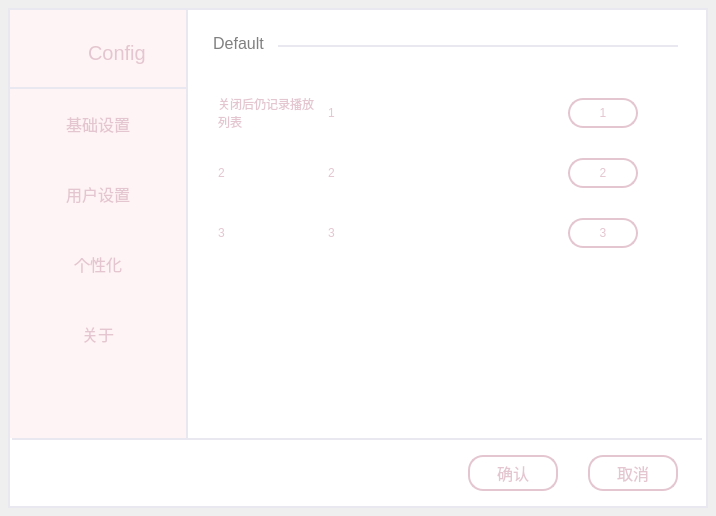
<?xml version="1.0" encoding="UTF-8"?>
<ui version="4.0">
 <class>Form</class>
 <widget class="QWidget" name="Form">
  <property name="windowModality">
   <enum>Qt::ApplicationModal</enum>
  </property>
  <property name="geometry">
   <rect>
    <x>0</x>
    <y>0</y>
    <width>716</width>
    <height>516</height>
   </rect>
  </property>
  <property name="windowTitle">
   <string>Config</string>
  </property>
  <property name="styleSheet">
   <string notr="true">background-color:{rgb(255,255,255,0)}</string>
  </property>
  <widget class="QWidget" name="widget" native="true">
   <property name="geometry">
    <rect>
     <x>8</x>
     <y>8</y>
     <width>700</width>
     <height>500</height>
    </rect>
   </property>
   <property name="styleSheet">
    <string notr="true">background:white;
border-style:solid;
border-width:2px;
border-color:#e9e7ef</string>
   </property>
   <widget class="Line" name="line">
    <property name="geometry">
     <rect>
      <x>4</x>
      <y>430</y>
      <width>690</width>
      <height>2</height>
     </rect>
    </property>
    <property name="styleSheet">
     <string notr="true">background-color: rgb(223, 223, 223);</string>
    </property>
    <property name="frameShadow">
     <enum>QFrame::Raised</enum>
    </property>
    <property name="lineWidth">
     <number>0</number>
    </property>
    <property name="orientation">
     <enum>Qt::Horizontal</enum>
    </property>
   </widget>
   <widget class="QPushButton" name="acceptButton">
    <property name="geometry">
     <rect>
      <x>460</x>
      <y>447</y>
      <width>90</width>
      <height>36</height>
     </rect>
    </property>
    <property name="font">
     <font>
      <family>微软雅黑</family>
      <pointsize>12</pointsize>
      <weight>50</weight>
      <bold>false</bold>
      <kerning>true</kerning>
     </font>
    </property>
    <property name="cursor">
     <cursorShape>PointingHandCursor</cursorShape>
    </property>
    <property name="styleSheet">
     <string notr="true">QPushButton{border-radius:15px;
border-width:2px;
border-color:#e4c6d0;
border-style:solid;
background:white;
color:#e4c6d0;
}
QPushButton:hover{color:#bc64a4}
</string>
    </property>
    <property name="text">
     <string>确认</string>
    </property>
   </widget>
   <widget class="QPushButton" name="rejectButton">
    <property name="geometry">
     <rect>
      <x>580</x>
      <y>447</y>
      <width>90</width>
      <height>36</height>
     </rect>
    </property>
    <property name="font">
     <font>
      <family>微软雅黑</family>
      <pointsize>12</pointsize>
     </font>
    </property>
    <property name="cursor">
     <cursorShape>PointingHandCursor</cursorShape>
    </property>
    <property name="styleSheet">
     <string notr="true">QPushButton{border-radius:15px;
border-width:2px;
border-color:#e4c6d0;
border-style:solid;
background:white;
color:#e4c6d0;
}QPushButton:hover{color:#bc64a4}</string>
    </property>
    <property name="text">
     <string>取消</string>
    </property>
   </widget>
   <widget class="QListWidget" name="optionWidget">
    <property name="geometry">
     <rect>
      <x>0</x>
      <y>79</y>
      <width>180</width>
      <height>351</height>
     </rect>
    </property>
    <property name="font">
     <font>
      <family>微软雅黑 Light</family>
      <pointsize>12</pointsize>
     </font>
    </property>
    <property name="styleSheet">
     <string notr="true">QListWidget::item{min-height:70px;}
QListWidget::item:selected:!active{
background: #edd1d8;color:black}
QListWidget::item:selected:active{
background: #edd1d8;;color:black;border:none}
QListWidget::item:hover{text-indent:9px;
background-color: rgba(255, 240, 240, 240);;color:black}
QListWidget
{
color:#e4c6d0;
background-color:rgba(255, 244, 245, 245);
border-bottom:none}</string>
    </property>
    <property name="frameShape">
     <enum>QFrame::NoFrame</enum>
    </property>
    <property name="frameShadow">
     <enum>QFrame::Sunken</enum>
    </property>
    <property name="lineWidth">
     <number>0</number>
    </property>
    <property name="sizeAdjustPolicy">
     <enum>QAbstractScrollArea::AdjustToContents</enum>
    </property>
    <property name="editTriggers">
     <set>QAbstractItemView::NoEditTriggers</set>
    </property>
    <property name="selectionBehavior">
     <enum>QAbstractItemView::SelectRows</enum>
    </property>
    <property name="flow">
     <enum>QListView::TopToBottom</enum>
    </property>
    <property name="resizeMode">
     <enum>QListView::Fixed</enum>
    </property>
    <property name="spacing">
     <number>5</number>
    </property>
    <property name="viewMode">
     <enum>QListView::ListMode</enum>
    </property>
    <property name="modelColumn">
     <number>0</number>
    </property>
    <property name="batchSize">
     <number>200</number>
    </property>
    <item>
     <property name="text">
      <string>基础设置</string>
     </property>
     <property name="textAlignment">
      <set>AlignCenter</set>
     </property>
    </item>
    <item>
     <property name="text">
      <string>用户设置</string>
     </property>
     <property name="textAlignment">
      <set>AlignCenter</set>
     </property>
    </item>
    <item>
     <property name="text">
      <string>个性化</string>
     </property>
     <property name="textAlignment">
      <set>AlignCenter</set>
     </property>
    </item>
    <item>
     <property name="text">
      <string>关于</string>
     </property>
     <property name="textAlignment">
      <set>AlignCenter</set>
     </property>
    </item>
   </widget>
   <widget class="QLabel" name="label">
    <property name="geometry">
     <rect>
      <x>0</x>
      <y>2</y>
      <width>180</width>
      <height>77</height>
     </rect>
    </property>
    <property name="styleSheet">
     <string notr="true">border-bottom:none;
border-top:none;
background-color:rgba(255, 244, 245, 245)</string>
    </property>
    <property name="text">
     <string/>
    </property>
   </widget>
   <widget class="QLabel" name="optionLabel">
    <property name="geometry">
     <rect>
      <x>190</x>
      <y>20</y>
      <width>81</width>
      <height>30</height>
     </rect>
    </property>
    <property name="font">
     <font>
      <family>Arial</family>
      <pointsize>12</pointsize>
      <kerning>false</kerning>
     </font>
    </property>
    <property name="styleSheet">
     <string notr="true">border:none;
color:grey</string>
    </property>
    <property name="text">
     <string>Default</string>
    </property>
    <property name="alignment">
     <set>Qt::AlignCenter</set>
    </property>
    <property name="margin">
     <number>0</number>
    </property>
   </widget>
   <widget class="Line" name="line_2">
    <property name="geometry">
     <rect>
      <x>270</x>
      <y>37</y>
      <width>400</width>
      <height>2</height>
     </rect>
    </property>
    <property name="lineWidth">
     <number>0</number>
    </property>
    <property name="orientation">
     <enum>Qt::Horizontal</enum>
    </property>
   </widget>
   <widget class="QWidget" name="widget_2" native="true">
    <property name="geometry">
     <rect>
      <x>200</x>
      <y>70</y>
      <width>480</width>
      <height>330</height>
     </rect>
    </property>
    <property name="styleSheet">
     <string notr="true">color:#e4c6d0;

border:none</string>
    </property>
    <widget class="QListWidget" name="speWidget">
     <property name="geometry">
      <rect>
       <x>0</x>
       <y>0</y>
       <width>480</width>
       <height>330</height>
      </rect>
     </property>
     <property name="styleSheet">
      <string notr="true">color:#e4c6d0;
font-size:13px</string>
     </property>
    </widget>
    <widget class="QGroupBox" name="groupBox">
     <property name="geometry">
      <rect>
       <x>10</x>
       <y>20</y>
       <width>100</width>
       <height>150</height>
      </rect>
     </property>
     <property name="title">
      <string/>
     </property>
     <property name="flat">
      <bool>true</bool>
     </property>
     <property name="checkable">
      <bool>false</bool>
     </property>
     <widget class="QLabel" name="config1_2">
      <property name="geometry">
       <rect>
        <x>0</x>
        <y>0</y>
        <width>100</width>
        <height>30</height>
       </rect>
      </property>
      <property name="text">
       <string>关闭后仍记录播放列表</string>
      </property>
      <property name="wordWrap">
       <bool>true</bool>
      </property>
     </widget>
     <widget class="QLabel" name="config2_2">
      <property name="geometry">
       <rect>
        <x>0</x>
        <y>60</y>
        <width>100</width>
        <height>30</height>
       </rect>
      </property>
      <property name="styleSheet">
       <string notr="true">margin:0;padding:0</string>
      </property>
      <property name="text">
       <string>2</string>
      </property>
      <property name="wordWrap">
       <bool>true</bool>
      </property>
     </widget>
     <widget class="QLabel" name="config3_2">
      <property name="geometry">
       <rect>
        <x>0</x>
        <y>120</y>
        <width>100</width>
        <height>30</height>
       </rect>
      </property>
      <property name="text">
       <string>3</string>
      </property>
      <property name="wordWrap">
       <bool>true</bool>
      </property>
     </widget>
    </widget>
    <widget class="QGroupBox" name="groupBox_2">
     <property name="geometry">
      <rect>
       <x>120</x>
       <y>20</y>
       <width>220</width>
       <height>150</height>
      </rect>
     </property>
     <property name="title">
      <string/>
     </property>
     <widget class="QLabel" name="option1">
      <property name="geometry">
       <rect>
        <x>0</x>
        <y>0</y>
        <width>220</width>
        <height>30</height>
       </rect>
      </property>
      <property name="text">
       <string>1</string>
      </property>
     </widget>
     <widget class="QLabel" name="option2">
      <property name="geometry">
       <rect>
        <x>0</x>
        <y>60</y>
        <width>220</width>
        <height>30</height>
       </rect>
      </property>
      <property name="text">
       <string>2</string>
      </property>
     </widget>
     <widget class="QLabel" name="option1_3">
      <property name="geometry">
       <rect>
        <x>0</x>
        <y>120</y>
        <width>220</width>
        <height>30</height>
       </rect>
      </property>
      <property name="text">
       <string>3</string>
      </property>
     </widget>
    </widget>
    <widget class="QGroupBox" name="groupBox_3">
     <property name="geometry">
      <rect>
       <x>350</x>
       <y>20</y>
       <width>120</width>
       <height>161</height>
      </rect>
     </property>
     <property name="title">
      <string/>
     </property>
     <widget class="QPushButton" name="pushButton_3">
      <property name="geometry">
       <rect>
        <x>10</x>
        <y>120</y>
        <width>70</width>
        <height>30</height>
       </rect>
      </property>
      <property name="styleSheet">
       <string notr="true">QPushButton{border-radius:15px;
border-width:2px;
border-color:#e4c6d0;
border-style:solid;
background:white;
color:#e4c6d0;
}
QPushButton:hover{color:#bc64a4}
</string>
      </property>
      <property name="text">
       <string>3</string>
      </property>
     </widget>
     <widget class="QPushButton" name="pushButton_2">
      <property name="geometry">
       <rect>
        <x>10</x>
        <y>60</y>
        <width>70</width>
        <height>30</height>
       </rect>
      </property>
      <property name="styleSheet">
       <string notr="true">QPushButton{border-radius:15px;
border-width:2px;
border-color:#e4c6d0;
border-style:solid;
background:white;
color:#e4c6d0;
}
QPushButton:hover{color:#bc64a4}
</string>
      </property>
      <property name="text">
       <string>2</string>
      </property>
     </widget>
     <widget class="QPushButton" name="pushButton">
      <property name="geometry">
       <rect>
        <x>10</x>
        <y>0</y>
        <width>70</width>
        <height>30</height>
       </rect>
      </property>
      <property name="styleSheet">
       <string notr="true">QPushButton{border-radius:15px;
border-width:2px;
border-color:#e4c6d0;
border-style:solid;
background:white;
color:#e4c6d0;
}
QPushButton:hover{color:#bc64a4}
</string>
      </property>
      <property name="text">
       <string>1</string>
      </property>
     </widget>
    </widget>
   </widget>
   <widget class="QLabel" name="label_2">
    <property name="geometry">
     <rect>
      <x>20</x>
      <y>20</y>
      <width>50</width>
      <height>50</height>
     </rect>
    </property>
    <property name="styleSheet">
     <string notr="true">QLabel{border:none;
background-color:rgba(255, 244, 245, 245);
border-image: url(:/bg/config_hover.png);}
QLabel:hover{border-image: url(:/bg/config.png);}
</string>
    </property>
    <property name="text">
     <string/>
    </property>
   </widget>
   <widget class="QLabel" name="label_3">
    <property name="geometry">
     <rect>
      <x>80</x>
      <y>30</y>
      <width>80</width>
      <height>30</height>
     </rect>
    </property>
    <property name="font">
     <font>
      <family>Arial</family>
      <pointsize>15</pointsize>
     </font>
    </property>
    <property name="styleSheet">
     <string notr="true">border:none;
color:#e4c6d0;
background-color:rgba(255, 244, 245, 245)</string>
    </property>
    <property name="text">
     <string>Config</string>
    </property>
   </widget>
  </widget>
  <widget class="QFrame" name="frame">
   <property name="geometry">
    <rect>
     <x>0</x>
     <y>0</y>
     <width>716</width>
     <height>516</height>
    </rect>
   </property>
   <property name="styleSheet">
    <string notr="true">QFrame { 
                             background-color: transparent;
                             border-top: 8px solid qlineargradient(y0:0, y1:1,
                                stop: 0 rgba(255, 244, 245, 245), stop: 1 transparent);
                              border-left: 8px solid qlineargradient(x0:0, x1:1,
                                stop: 0 rgba(255, 244, 245, 245), stop: 1 transparent);
                             border-bottom: 8px solid qlineargradient(y0:0, y1:1,
                                stop: 0 transparent, stop: 1  rgba(255, 244, 245, 245));
                             border-right: 8px solid qlineargradient(x0:0, x1:1,
                               stop:  0 transparent, stop: 1 rgba(255, 244, 245, 245));
;}</string>
   </property>
   <property name="frameShape">
    <enum>QFrame::StyledPanel</enum>
   </property>
   <property name="frameShadow">
    <enum>QFrame::Raised</enum>
   </property>
  </widget>
  <zorder>frame</zorder>
  <zorder>widget</zorder>
 </widget>
 <resources>
  <include location="../static/bgsrc.qrc"/>
 </resources>
 <connections/>
</ui>
